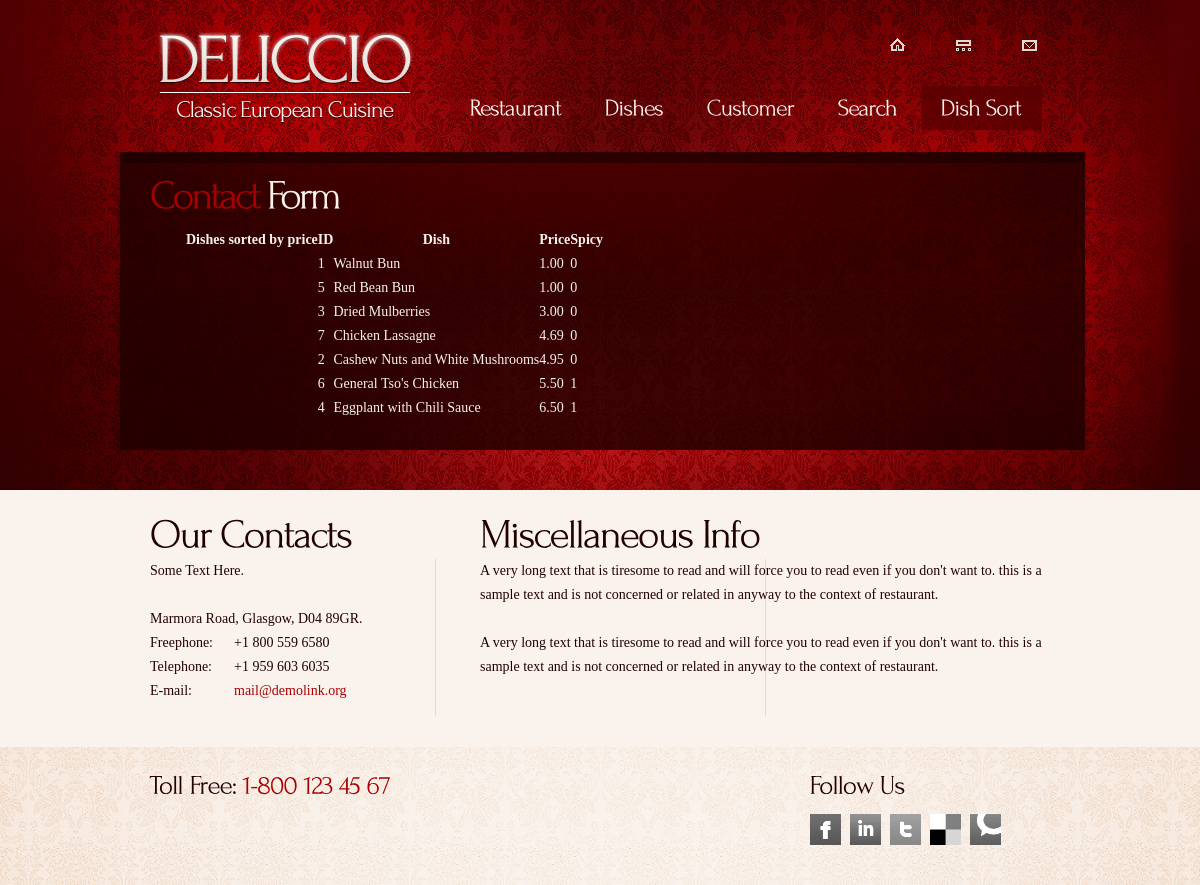
The page /dish_sort.php on the database its author committed.
### tables this page shows
CREATE TABLE `dishes` (
  `dish_id` int(11) NOT NULL AUTO_INCREMENT,
  `dish_name` varchar(255) DEFAULT NULL,
  `price` decimal(4,2) DEFAULT NULL,
  `is_spicy` int(11) DEFAULT NULL,
  PRIMARY KEY (`dish_id`)
);

### dish_sort.php (the view, shortened to what this page needs)
<!DOCTYPE html>
<html lang="en">
<head>
<link rel="stylesheet" href="css/reset.css" type="text/css" media="all">
<link rel="stylesheet" href="css/layout.css" type="text/css" media="all">
<link rel="stylesheet" href="css/style.css" type="text/css" media="all">
</head>
<body id="page5">
<div class="body6">
	<div class="body1">
		<div class="main">
			<header>
				<h1><a href="index.html" id="logo">Deliccio Classic European Cuisine</a></h1>
				<nav>
					<ul id="top_nav">
						<li><a href="index.html"><img src="images/icon_1.gif" alt=""></a></li>
						<li><a href="#"><img src="images/icon_2.gif" alt=""></a></li>
						<li class="end"><a href="#"><img src="images/icon_3.gif" alt=""></a></li>
					</ul>
				</nav>
				<nav>
					<ul id="menu">
						<li><a href="index.html">Restaurant</a></li>
							<li><a href="view_dish.php">Dishes</a></li>
							<li><a href="customer.php">Customer</a></li>
							<li><a href="dish_price_search.php">Search</a></li>
							<li class="active"><a href="dish_sort.php">Dish Sort</a></li>
					</ul>
				</nav>
			</header><div class="ic">_</div>
			<article id="content">
				<div class="wrap">
					<div class="box">
						<div>
							<h2 class="letter_spacing">Contact <span>Form</span></h2>
<?php
$query='SELECT * FROM dishes ORDER BY price';
$result=mysql_query($query);
$num = mysql_num_rows($result);
echo "<h1>Dishes sorted by price</h1>";
echo "<table border=1 cellspacing=0 cellpadding=4>";
echo "<tr><th> ID </th><th> Dish </th><th> Price </th><th> Spicy </th></tr>";
for ($i=0; $i<$num; $i++) {
    $dish_id=mysql_result($result,$i,"dish_id");
    $dish_name=mysql_result($result,$i,"dish_name");
    $price=mysql_result($result,$i,"price");
    $is_spicy=mysql_result($result,$i,"is_spicy");
    echo "<tr><td> $dish_id </td><td> $dish_name </td><td> $price </td><td> $is_spicy </td></tr> ";
}
echo "</table>";
?>
						</div>
					</div>
				</div>
			</article>
		</div>
	</div>
</div>
<div class="body2">
	<div class="main">
		<article id="content2">
			<div class="wrapper">
				<section class="pad_left1">
					<div class="wrapper">
						<div class="cols">
							<h2>Our Contacts</h2>
						</div>
						<div class="col3 pad_left1">
							<h2>Miscellaneous Info</h2>
						</div>
					</div>
					<div class="line1">
						<div class="wrapper line2">
							<div class="cols">
								<div class="wrapper pad_bot1">
									<p>Some Text Here.</p>
									<p class="address">
										Marmora Road, Glasgow, D04 89GR.<br>
										<span>Freephone:</span>    +1 800 559 6580<br>
										<span>Telephone:</span>    +1 959 603 6035<br>
										<span>E-mail:</span>             <a href="mailto:">mail@demolink.org</a>
									</p>
								</div>
							</div>
							<div class="col3 pad_left1">
								<p>
									A very long text that is tiresome to read and will force you to read even if you don't want to. this is a sample text and is not concerned or related in anyway to the context of restaurant.
								</p>
								A very long text that is tiresome to read and will force you to read even if you don't want to. this is a sample text and is not concerned or related in anyway to the context of restaurant.
							</div>
						</div>
					</div>
				</section>
			</div>
		</article>
	</div>
</div>
<div class="body3">
	<div class="body4">
		<div class="main">
			<footer>
				<div class="wrapper">
					<section class="col1 pad_left1">
						<h3>Toll Free: <span>1-800 123 45 67</span></h3>
					</section>
					<section class="col2 pad_left1">
						<h3>Follow Us </h3>
						<ul id="icons">
							<li><a href="#" class="normaltip" title="Facebook"><img src="images/icon1.gif" alt=""></a></li>
							<li><a href="#" class="normaltip" title="Linkedin"><img src="images/icon2.gif" alt=""></a></li>
							<li><a href="#" class="normaltip" title="Twitter"><img src="images/icon3.gif" alt=""></a></li>
							<li><a href="#" class="normaltip" title="Delicious"><img src="images/icon4.gif" alt=""></a></li>
							<li><a href="#" class="normaltip" title="Technorati"><img src="images/icon5.gif" alt=""></a></li>
						</ul>
					</section>
				</div>
			</footer>
		</div>
	</div>
</div>
</body>
</html>

### css/layout.css (style rules this page uses)
.col1, .col2, .col3, .cols { float:left }
.cols { width:300px }
.col1 { width:630px }
.col2 { width:240px }
.col3 { width:570px }
#page5 .box > div { background: url(../images/box_top2.png) top center no-repeat }
#page5 #content2 h2 { padding-bottom:4px }

### css/style.css (style rules this page uses)
article, aside, audio, canvas, command, datalist, details, embed, figcaption, figure, footer, header, hgroup, keygen, meter, nav, output, progress, section, source, video { display:block }
.wrapper { width:100%;overflow:hidden }
.wrap { overflow:hidden;width:965px;margin-left:-5px;padding-left:5px }
body { background:url(../images/bg_bot.jpg) center 0 repeat #faf3ed;border:0;font:14px Georgia, "Times New Roman", Times, serif;color:#200;line-height:24px }
.main { margin:0 auto; width:960px }
.body1 { background:url(../images/bg_top_img.jpg) top center no-repeat }
.body2 { background:#faf3ed }
.body3 { background:url(../images/bg_bot.jpg) top center repeat }
.body4 { background:url(../images/bg_bot_img.jpg) top center no-repeat }
.body6 { background:url(../images/bg_top.jpg) top repeat-x }
a { color:#a80002;text-decoration:none;outline:none }
h1 { float:left;padding:0px 0 0 36px }
h2 { font-size:41px;line-height:1.2em;color:#200000;padding:16px 0 12px 0;letter-spacing:-2px }
h2.letter_spacing { letter-spacing:-3px }
h3 { font-size:27px;color:#230000;line-height:1.2em;padding:20px 0 9px 0;letter-spacing:-1px }
h3 span { color:#a80002 }
p { padding-bottom:24px }
header { height:121px;padding-top:31px;width:100%;overflow:hidden }
#logo { display:block;background:url(../images/logo.png) 0 0 no-repeat;width:259px;height:94px;text-indent:-9999px }
#top_nav { float:right;padding:4px 43px 30px 0 }
#top_nav li { float:left;padding:3px 26px 5px 0;background:url(../images/top_line.gif) right 0 no-repeat;margin-right:25px }
#top_nav li a { display:block;line-height:0 }
#top_nav .end { background:none;padding-right:0;margin-right:0 }
#menu { width:633px;float:right;padding:0 0 0 0 }
#menu li { float:left;padding-left:3px }
#menu li a { display:block;font-size:24px;color:#faf3ed;line-height:40px;padding:0 20px;height:44px;letter-spacing:-1px }
#menu li a:hover, #menu .active a { text-decoration:none;background:url(../images/menu_bg.png) repeat }
#content { padding-bottom:40px }
#content2 { padding-bottom:31px }
.pad_left1 { padding-left:30px }
.pad_bot1 { padding-bottom:13px }
.box { background:url(../images/box_bg.png) repeat;color:#faf3ed;box-shadow:0 0 5px rgba(0, 0, 0, .4);-moz-box-shadow:0 0 5px rgba(0, 0, 0, .4);-webkit-box-shadow:0 0 5px rgba(0, 0, 0, .4) }
.box > div { background:url(../images/box_top.png) 0 top no-repeat;padding:30px;padding-top:0;overflow:hidden }
.box h2 { color:#a80002;padding:15px 0 12px 0 }
.box h2 span { color:#faf3ed }
.line1 { background:url(../images/line_vert1.gif) 285px 0 repeat-y }
.line2 { background:url(../images/line_vert1.gif) 615px 0 repeat-y }
.address { padding-bottom:0 }
.address span { float:left;width:84px }
footer { height:138px;font:13px "Trebuchet MS", Arial, Helvetica, sans-serif;color:#696969;line-height:18px }
footer a { color:#c53005;text-decoration:underline }
#icons { padding:5px 0 0 0 }
#icons li { float:left;padding-right:9px }

### rows shown on the page
dishes: dish_id "1", dish_name "Walnut Bun", price "1.00", is_spicy "0"
dishes: dish_id "5", dish_name "Red Bean Bun", price "1.00", is_spicy "0"
dishes: dish_id "3", dish_name "Dried Mulberries", price "3.00", is_spicy "0"
dishes: dish_id "7", dish_name "Chicken Lassagne", price "4.69", is_spicy "0"
dishes: dish_id "2", dish_name "Cashew Nuts and White Mushrooms", price "4.95", is_spicy "0"
dishes: dish_id "6", dish_name "General Tso's Chicken", price "5.50", is_spicy "1"
dishes: dish_id "4", dish_name "Eggplant with Chili Sauce", price "6.50", is_spicy "1"
